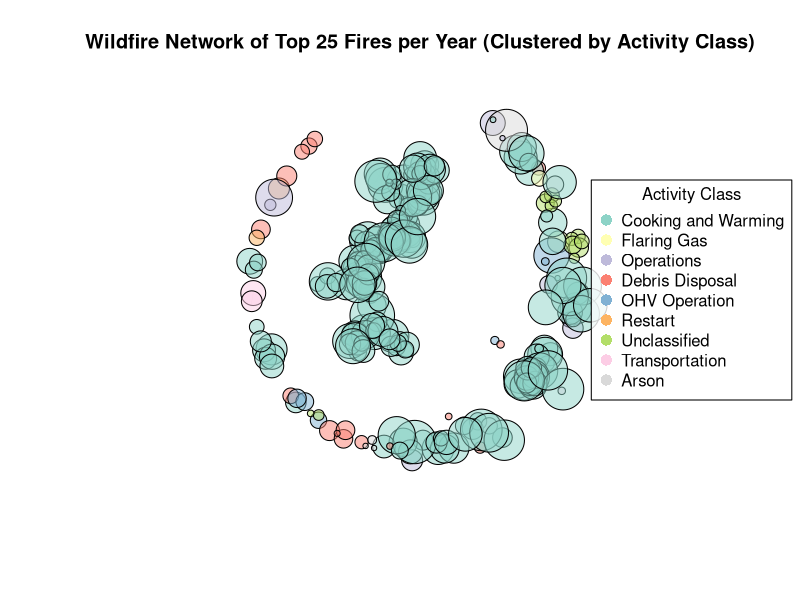

R code for this plot: (Note: this script raises an error after producing the figure.)
## ---- chunk 1
# Load necessary libraries
library(dplyr)
library(igraph)
library(geosphere)
library(ggplot2)
library(sf)
library(RColorBrewer)
library(viridis)

wildfire_data <- read.csv("data_clean.csv")

# Filter top 100 fires per year based on `current_size`
top_fires <- wildfire_data %>%
  group_by(fire_year) %>%
  arrange(desc(current_size)) %>%
  slice_head(n = 25) %>%
  ungroup()

# Create a unique identifier by combining `fire_year` and `fire_number`
top_fires <- top_fires %>%
  mutate(unique_id = paste(fire_year, fire_number, sep = "_"))

# Prepare nodes (distinct fires with geographical coordinates)
nodes <- top_fires %>%
  select(unique_id, fire_location_latitude, fire_location_longitude, current_size, fire_year, activity_class) %>%
  distinct()

# Define edges based on geographical proximity within each year
max_distance <- 50000  # Set max distance to 50 km for connecting fires
# Define edges based on geographical proximity within each `activity_class`
edges <- data.frame(from = character(), to = character(), stringsAsFactors = FALSE)

# Loop to create edges within each `activity_class` group based on proximity
for (class in unique(top_fires$activity_class)) {
  # Filter data for the current activity class and remove rows with missing coordinates
  class_data <- top_fires %>%
    filter(activity_class == class) %>%
    filter(!is.na(fire_location_latitude) & !is.na(fire_location_longitude))
  
  # Skip if no rows remain after filtering
  if (nrow(class_data) < 2) {
    next  # Skip this iteration if there aren’t enough points to form edges
  }
  
  # Nested loop to calculate distances and create edges
  for (i in 1:(nrow(class_data) - 1)) {
    for (j in (i + 1):nrow(class_data)) {
      # Extract the coordinates as pairs
      coord_i <- c(class_data$fire_location_longitude[i], class_data$fire_location_latitude[i])
      coord_j <- c(class_data$fire_location_longitude[j], class_data$fire_location_latitude[j])
      
      # Check if coordinates are valid pairs of length 2
      if (length(coord_i) == 2 && length(coord_j) == 2) {
        # Calculate distance between points
        dist <- distHaversine(coord_i, coord_j)
        
        # Add edge if distance is within the maximum allowed distance
        if (!is.na(dist) && dist <= max_distance) {
          edges <- rbind(edges, data.frame(from = class_data$unique_id[i], to = class_data$unique_id[j]))
        }
      }
    }
  }
}


# Filter edges to ensure IDs are in nodes
edges <- edges %>%
  filter(from %in% nodes$unique_id & to %in% nodes$unique_id)

# Create the graph from edges and nodes
g <- graph_from_data_frame(d = edges, vertices = nodes, directed = FALSE)

V(g)$activity_class <- nodes$activity_class

# Map `activity_class` to colors
activity_classes <- unique(nodes$activity_class)
color_palette <- brewer.pal(n = length(activity_classes), name = "Set3")  # Customize with any color palette you prefer
activity_colors <- setNames(color_palette, activity_classes)  # Map each activity_class to a color


# Apply colors to nodes based on `activity_class`
V(g)$color <- activity_colors[V(g)$activity_class]

# Node sizes based on `current_size`
V(g)$size <- log(nodes$current_size + 1) * 2

# Adjust node colors for transparency
node_colors <- adjustcolor(V(g)$color, alpha.f = 0.5)  # 70% opacity

# Adjust edge color for transparency
edge_color <- adjustcolor("grey", alpha.f = 0.3)  # 30% opacity

# Plot the network with Kamada-Kawai layout
layout_kk <- layout_with_kk(g)
plot(g,
     layout = layout_kk,
     vertex.size = V(g)$size,
     vertex.color = node_colors,  # Transparent node colors
     vertex.label = NA,
     edge.color = edge_color,      # Transparent edge color
     edge.width = 0.5,
     main = "Wildfire Network of Top 25 Fires per Year (Clustered by Activity Class)")

legend("right", 
       legend = names(activity_colors),
       col = activity_colors,
       pch = 16,
       pt.cex = 1.5,   # Increase point size in legend for visibility
       title = "Activity Class",
       xpd = TRUE,                
       inset = -0.05,
       bg = adjustcolor("white", alpha.f = 0.8))  # Transparent legend background

## ---- chunk 2
# Fixed bounding box for Canada
register_stadiamaps("59b82ef6-c67a-4d54-ac10-301e0edb43e4", write = TRUE)

bbox <- c(left = -140, bottom = 40, right = -50, top = 85)  # Covers Canada

# Convert nodes data to an sf object for spatial plotting
nodes_sf <- st_as_sf(nodes, coords = c("fire_location_longitude", "fire_location_latitude"), crs = 4326)

# Reproject to Web Mercator (EPSG:3857) to match Stamen map tiles
nodes_sf <- st_transform(nodes_sf, crs = 3857)

# Loop to create a map for each year
years <- unique(top_fires$fire_year)

for (year in years) {
  yearly_data <- nodes_sf %>% filter(fire_year == year)
  
  # Get a background map centered on Canada
map_base <- get_stadiamap(
    bbox = bbox,   # Use bounding box for each year's data
    zoom = 4,      # Adjust zoom level if needed
    maptype = "outdoors"  # Options: "outdoors", "alidade_smooth_dark"
  )

  # Plot the map with wildfire clusters overlaid
  ggmap(map_base) +
    geom_sf(data = yearly_data, aes(color = as.factor(cluster), size = log(current_size + 1)), inherit.aes = FALSE) +
    scale_color_viridis_d(option = "plasma") +
    labs(title = paste("Wildfire Locations and Clusters for Year:", year),
         color = "Cluster") +
    theme_minimal() +
    theme(legend.position = "bottom") +
    scale_size(range = c(2, 6))
}
## ---- chunk 3

# Data Analysis on the given data 

Degree_centrality <- degree(g)
Closeness_centrality <- closeness(g)
Betweenness_centrality <- betweenness(g)
Eigenvector_centrality <- evcent(g)$vector
Clustering_coefficient <- transitivity(g, type = "local")

# Combine centrality measures into a data frame
centrality_measures <- data.frame(
  node = V(g)$name,
  degree = Degree_centrality,
  closeness = Closeness_centrality,
  betweenness = Betweenness_centrality,
  eigenvector = Eigenvector_centrality,
  clustering = Clustering_coefficient
)

summary(centrality_measures)

# Top 5 nodes by degree centrality
top_degree <- centrality_measures[order(-centrality_measures$degree), ]
head(top_degree, 5)

# Top 5 nodes by closeness centrality
top_closeness <- centrality_measures[order(-centrality_measures$closeness), ]
head(top_closeness, 5)

# Top 5 nodes by betweenness centrality
top_betweenness <- centrality_measures[order(-centrality_measures$betweenness), ]
head(top_betweenness, 5)

# Top 5 nodes by eigenvector centrality
top_eigenvector <- centrality_measures[order(-centrality_measures$eigenvector), ]
head(top_eigenvector, 5)

# Top 5 nodes by clustering coefficient

top_clustering <- centrality_measures[order(-centrality_measures$clustering), ]
head(top_clustering, 5)

# Plotting the centrality measures
